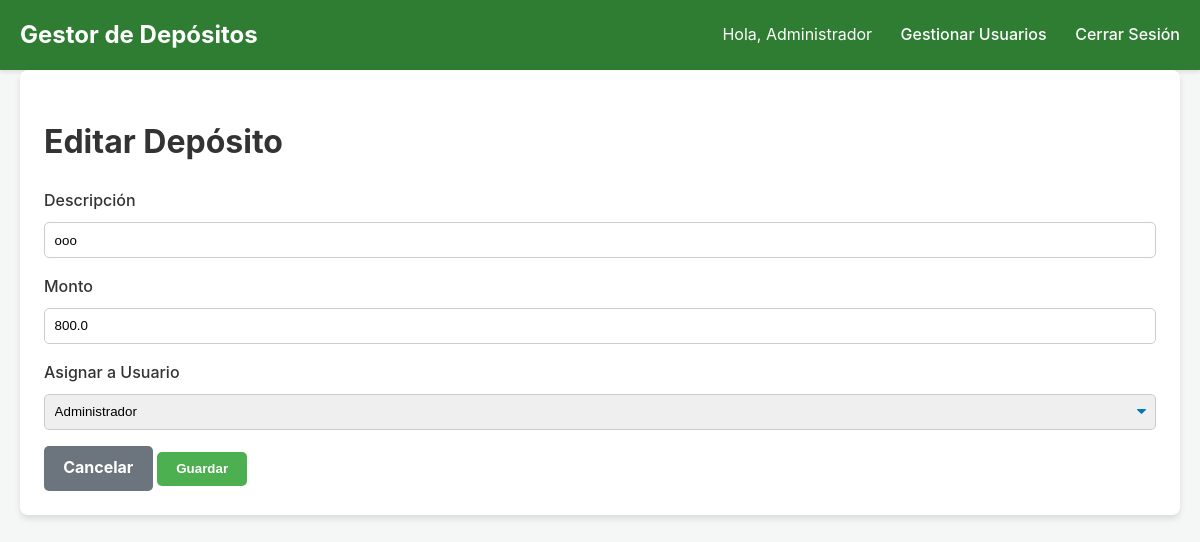
Screenshot of /deposit/4/edit (signed in) with the database file from the repository.
### app.py (models this page shows, shortened)
class User(UserMixin, db.Model):
    id = db.Column(db.Integer, primary_key=True)
    username = db.Column(db.String(80), unique=True, nullable=False)
    password_hash = db.Column(db.String(120), nullable=False)
    role = db.Column(db.String(20), nullable=False, default='normal') # Roles: 'admin' o 'normal'
    @property
    def is_admin(self):
        return self.role == 'admin'

class Deposit(db.Model):
    id = db.Column(db.Integer, primary_key=True)
    description = db.Column(db.String(200), nullable=False)
    amount = db.Column(db.Float, nullable=False)
    timestamp = db.Column(db.DateTime, nullable=False, default=datetime.utcnow)
    recipient_id = db.Column(db.Integer, db.ForeignKey('user.id'), nullable=False)
    creator_id = db.Column(db.Integer, db.ForeignKey('user.id'), nullable=False)
    recipient = db.relationship('User', foreign_keys=[recipient_id], backref=db.backref('deposits', lazy='dynamic'))
    creator = db.relationship('User', foreign_keys=[creator_id], backref=db.backref('created_deposits', lazy=True))

### app.py (the view, shortened to what this page needs)
@app.route('/deposit/<int:deposit_id>/edit', methods=['GET', 'POST'])
@login_required
@admin_required
def edit_deposit(deposit_id):
    deposit = Deposit.query.get_or_404(deposit_id)
    users = User.query.all()
    return render_template('edit_deposit.html', deposit=deposit, users=users)

### app.py (called while the page is built)
@login_manager.user_loader
def load_user(user_id):
    return User.query.get(int(user_id))

def admin_required(f):
    @wraps(f)
    def decorated_function(*args, **kwargs):
        if not current_user.is_admin:
            flash('Esta área es solo para administradores.', 'warning')
            return redirect(url_for('dashboard'))
        return f(*args, **kwargs)
    return decorated_function

### templates/edit_deposit.html (shortened to what this page needs)
{% extends 'base.html' %}
{% block content %}
<div class="card">
    <h1 class="page-title">Editar Depósito</h1>
    {% include '_form.html' %}
</div>
{% endblock %}

### templates/base.html (shortened to what this page needs)
<!doctype html>
<html lang="es">
<head>
    <link rel="stylesheet" href="{{ url_for('static', filename='css/style.css') }}">
</head>
<body>
    <nav class="navbar">
        <div class="container navbar-content">
            <a href="{{ url_for('dashboard') }}" class="navbar-brand">Gestor de Depósitos</a>
            <div class="navbar-links">
                {% if current_user.is_authenticated %}
                    <span class="navbar-user">Hola, {{ current_user.username }}</span>
                    {% if current_user.is_admin %}
                        <a href="{{ url_for('list_users') }}">Gestionar Usuarios</a>
                    {% endif %}
                    <a href="{{ url_for('logout') }}">Cerrar Sesión</a>
                {% else %}
                    <a href="{{ url_for('login') }}">Iniciar Sesión</a>
                {% endif %}
            </div>
        </div>
    </nav>
    <main class="container">
        {% block content %}{% endblock %}
    </main>
</body>
</html>

### templates/_form.html (shortened to what this page needs)
<form method="POST">
    <div class="form-group">
        <label for="description">Descripción</label>
        <input type="text" class="form-control" id="description" name="description" value="{{ deposit.description if deposit else '' }}" required>
    </div>
    <div class="form-group">
        <label for="amount">Monto</label>
        <input type="number" step="0.01" class="form-control" id="amount" name="amount" value="{{ deposit.amount if deposit else '' }}" required>
    </div>
    <div class="form-group">
        <label for="user_id">Asignar a Usuario</label>
        <select class="form-control" id="user_id" name="user_id" required>
            {% for user in users %}
                <option value="{{ user.id }}" {% if deposit and deposit.recipient_id == user.id %}selected{% endif %}>{{ user.username }}</option>
            {% endfor %}
        </select>
    </div>
    <a href="{{ url_for('dashboard') }}" class="btn btn-secondary">Cancelar</a>
    <button type="submit" class="btn btn-primary">Guardar</button>
</form>

### static/css/style.css (style rules this page uses)
body { font-family: -apple-system, BlinkMacSystemFont, "Segoe UI", Roboto, "Helvetica Neue", Arial, sans-serif; background-color: #f4f7f6; color: #333; margin: 0; line-height: 1.6; }
.container { max-width: 1200px; margin: 0 auto; padding: 0 20px; }
.navbar { background-color: #2E7D32; color: #fff; padding: 1rem 0; box-shadow: 0 2px 4px rgba(0,0,0,0.1); }
.navbar-content { display: flex; justify-content: space-between; align-items: center; }
.navbar-brand { font-size: 1.5rem; font-weight: bold; color: #fff; text-decoration: none; }
.navbar-links a { color: #fff; text-decoration: none; margin-left: 1.5rem; font-weight: 500; }
.navbar-user { margin-left: 1.5rem; }
main { padding-top: 2rem; padding-bottom: 2rem; }
.card { background-color: #fff; border-radius: 8px; box-shadow: 0 4px 6px rgba(0,0,0,0.1); padding: 1.5rem; margin-bottom: 1.5rem; }
.page-title { font-size: 2rem; font-weight: bold; }
.btn { display: inline-block; text-decoration: none; font-weight: bold; color: #fff; padding: 0.6rem 1.2rem; border-radius: 5px; text-align: center; cursor: pointer; border: none; transition: background-color 0.2s ease-in-out; }
.btn-primary { background-color: #4CAF50; }
.btn-secondary { background-color: #6c757d; }
.form-group { margin-bottom: 1rem; }
.form-group label { display: block; font-weight: 500; margin-bottom: 0.5rem; }
.form-control { width: 100%; padding: 0.6rem; border: 1px solid #ccc; border-radius: 5px; box-sizing: border-box; }
select.form-control { appearance: none; background-repeat: no-repeat; background-position: right .7em top 50%; background-size: .65em auto; padding-right: 2.5em; }

### rows the page displays
User: username "Administrador"
Deposit: description "ooo", amount "800.0", user_id "Administrador"
